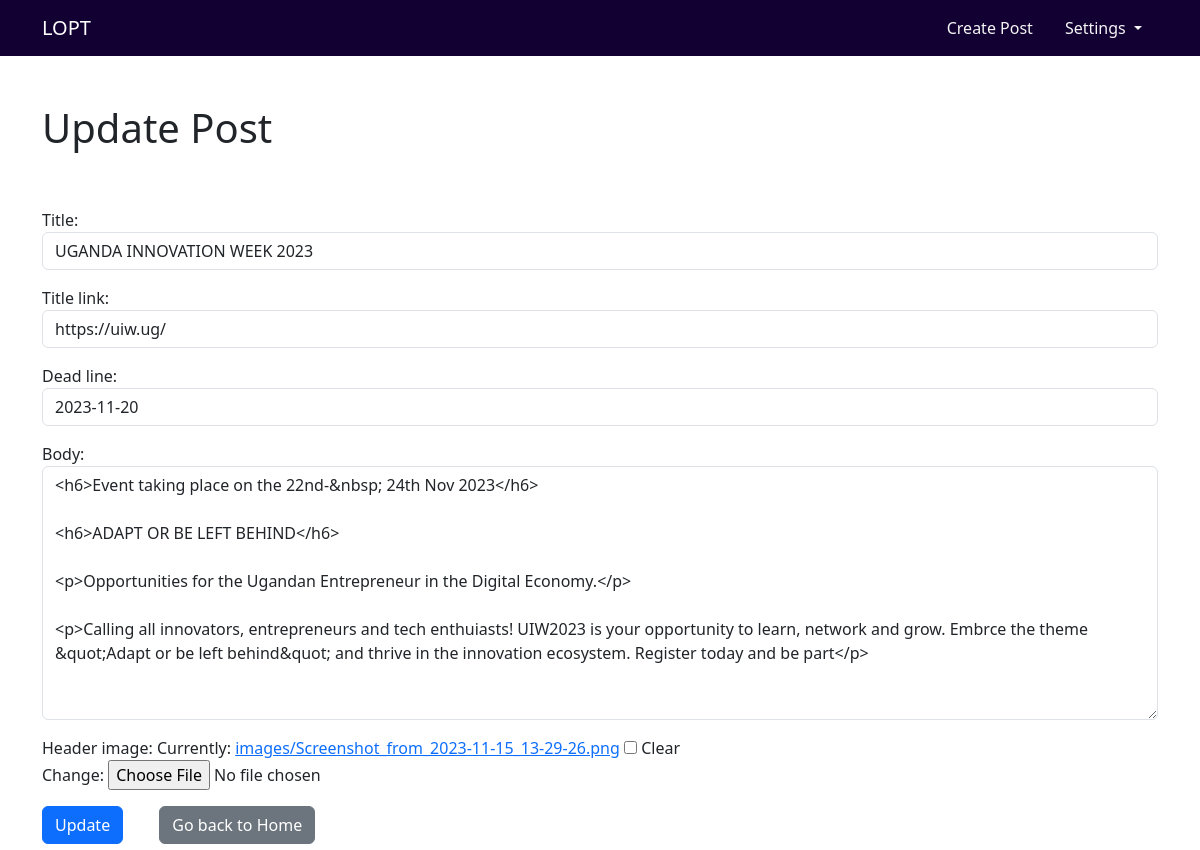
Page /opportunity_details/edit/50 (signed in) on the committed database.
### theblog/models.py (models this page shows, shortened)
class Post(models.Model):
    title = models.CharField(max_length=255)
    header_image = models.ImageField(null=True, blank=True, upload_to="images/")
    title_tag = models.CharField(max_length=255 )
    title_link = models.CharField(max_length=225)
    author = models.ForeignKey(User,on_delete=models.CASCADE) #delete =models.CASCADE would delete all post of a user who has account deleted.
    dead_line = models.DateField(null=True)
    body = RichTextField(blank=True, null=True)
    post_date = models.DateField(auto_now_add=True)
    likes = models.ManyToManyField(User, related_name='share_post')

### theblog/views.py (the view)
# urls.py: path("opportunity_details/edit/<int:pk>", UpdatePostView.as_view(), name="update_post"),
class UpdatePostView(UpdateView):
    model = Post
    form_class = EditForm #this is the boostrap form. with designs
    template_name = "update_post.html"

### theblog/forms.py
class EditForm(forms.ModelForm):
    class Meta:
        model = Post
        fields = ("title","title_link","dead_line","body","header_image")
        widgets = {
            "title": forms.TextInput(attrs={'class':'form-control','placeholder':''}),
            "title_link": forms.TextInput(attrs={'class':'form-control','placeholder':'Use # if there`s no link'}),
            "dead_line": forms.DateInput(attrs={'class':'form-control','placeholder':'YYYY-mm-dd'}),
            "body": forms.Textarea(attrs={'class':'form-control','placeholder':'Describe the opportunity`s details here'}),
        }

### theblog/templates/update_post.html (shortened to what this page needs)
{% extends 'base.html' %}
    {% block content %}
        {% if user.is_authenticated %}
             {% if user.id == post.author.id %}
        <h1>Update Post</h1>
        <br></br>
<div class="form-group">
    <form method="POST" enctype="multipart/form-data">
        {{ form.as_p }}
        <button class="btn btn-primary">Update</button>
        <span class="p-3"> </span>
        <a href="{% url 'home' %}" class="btn btn-secondary fw-light">Go back to Home</a>
    </form>
</div>
{% else %}
<p class="text-danger">
Unauthorised Entry! You can Not to edit this post!! Because it's another users' post.</p>
{% endif %}
{% endif%}
    {% endblock%}

### rows in the picture
Post: title "UGANDA INNOVATION WEEK 2023", title_link "https://uiw.ug/", dead_line "2023-11-20", body "<h6>Event taking place on the 22nd-&nbsp; 24th Nov 2023</h6> <h6>ADAPT OR BE LEFT BEHIND</h6> <p>Opportunities for the Ugandan Entrepreneur in the Digital Economy.</p> <p>Calling all innovators, entrepreneurs and tech enthuiasts! UIW2023 is your opportunity to learn, network and grow. Embrce the theme &quot;Adapt or be left behind&quot; and thrive in the innovation ecosystem. Register today and be part</p>"
